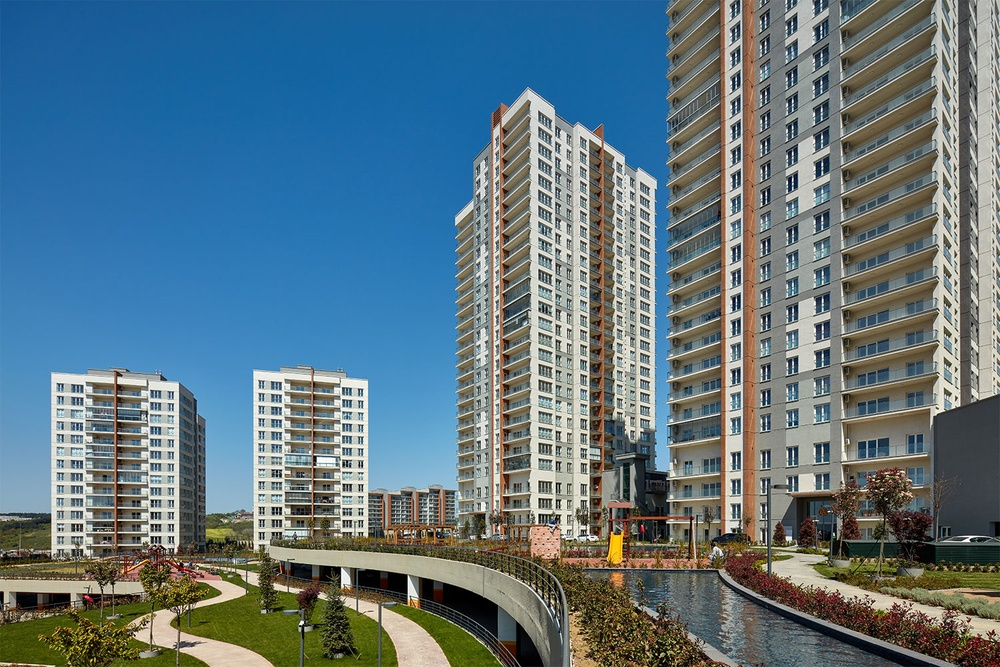
#> input picture Goruntu_Bulaniklastirma/gorseller-6-m.jpg, 1000 x 667 px, shrunk from 1500 x 1000 before the run, found by its file name
$ python bulaniklastirma.py
#> lines starting #> are read from the running program, lines starting #| are printed output that depends on the picture
import cv2
import matplotlib.pyplot as plt
import numpy as np
import warnings

"""
cv2: OpenCV kütüphanesi, görüntü işleme ve bilgisayarla görme (computer vision) için kullanilir.
matplotlib.pyplot: Görüntülerin görselleştirilmesi için kullanilir. imshow fonksiyonu ile görüntüleri gösterir.
numpy: Sayisal hesaplamalar yapmak ve veri yapilari oluşturmak için kullanilir.
warnings: Uyarilari gizler, bu sayede bazi işlemler sirasinda kullaniciya gösterilen uyarilari engeller.
"""

# Uyarıları gizle
warnings.filterwarnings("ignore")

# Resmi oku
img = cv2.imread(r"C:\Users\MUSA\Desktop\OpenCV\Goruntu_Bulaniklastirma\gorseller-6-m.jpg")
#> img is the input picture: shape (667, 1000, 3); mean B, G, R 128.4, 117.3, 93.8

# Eğer resim okunamazsa hata mesajı yazdır
if img is None:
    print("Resim okunamadi, dosya yolunu kontrol edin!")
else:
    # BGR'yi RGB'ye çevir
    img_rgb = cv2.cvtColor(img, cv2.COLOR_BGR2RGB)

    """
    OpenCV, resimleri BGR (Blue, Green, Red) formatinda okur. Ancak, matplotlib görselleştirme için RGB (Red, Green, Blue)
    formatini kullanir. Bu yüzden cv2.cvtColor fonksiyonu ile renk düzeni değiştirilir.
    """

    # Ortalama bulanıklaştırma uygula
    dst2 = cv2.blur(img_rgb, ksize=(3, 3))

    """
    Ortalama Bulaniklaştirma: Bu işlemde, her pikselin değeri çevresindeki piksellerin ortalamasi ile değiştirilir. ksize=(3, 3) parametresi,
    3x3 boyutunda bir pencere kullanildiğini belirtir.
    """

    # Orijinal resim için ilk pencereyi oluştur
    fig1 = plt.figure()
    plt.imshow(img_rgb)
    plt.axis("off")
    plt.title("Orijinal")


    # Bulanıklaştırılmış resim için ikinci pencereyi oluştur
    fig2 = plt.figure()
    plt.imshow(dst2)
    plt.axis("off")
    plt.title("Ortalama Blur")


    # gaussian blur
    gb = cv2.GaussianBlur(img, ksize=(3, 3), sigmaX=7)
    plt.figure()
    plt.imshow(gb)
    plt.axis("off")
    plt.title("Gauss Blur")

    """
    Gaussian Bulaniklaştirma: Bu bulaniklaştirma, piksellerin ağirlikli ortalamasi ile yapilir. Ağirliklar,
    bir Gauss fonksiyonu (bell curve) kullanilarak belirlenir. sigmaX=7 parametresi, Gaussian fonksiyonunun standart sapmasini belirler.
    """


    # medyan blur
    mb = cv2.medianBlur(img, ksize=3)
    plt.figure()
    plt.imshow(mb)
    plt.axis("off")
    plt.title("Medyan Blur")

    """
    Medyan Bulaniklaştirma: Bu işlemde, her pikselin değeri çevresindeki piksellerin medyan değeri ile değiştirilir.
    Medyan, siralanmiş bir dizinin ortasinda yer alan değeri ifade eder.
    """

    def gaussianNoise(image):
        row, col, ch = image.shape
        mean = 0
        var = 0.05
        sigma = var**0.5

        gauss = np.random.normal(mean, sigma, (row, col, ch))
        gauss = gauss.reshape(row, col, ch)
        noisy = image + gauss

        return noisy

    """
    Gaussian Gürültü: Bu fonksiyon, resme normal dağilima sahip Gaussian gürültüsü ekler. np.random.normal fonksiyonu,
    belirtilen mean (ortalama) ve sigma (standart sapma) değerleri ile rastgele gürültü üretir.
    image + gauss: Gürültü, orijinal görüntüye eklenir.

    """

    # içe aktar normalize et
    img = cv2.imread(r"C:\Users\MUSA\Desktop\OpenCV\Goruntu_Bulaniklastirma\gorseller-6-m.jpg")
    img = cv2.cvtColor(img, cv2.COLOR_BGR2RGB) / 255
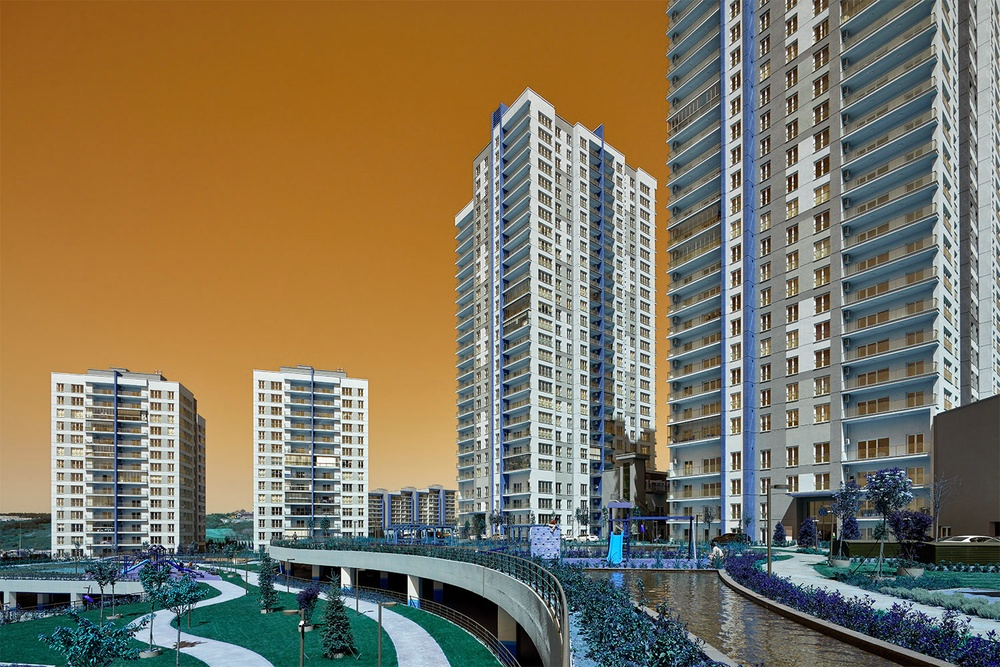
#> img: shape (667, 1000, 3) float64; mean B, G, R 0.368, 0.46, 0.504
    plt.figure()
    plt.imshow(img)
    plt.axis("off")
    plt.title("Orijinal")

    gaussianNoiseimage = gaussianNoise(img)
#> in gaussianNoise, `noisy = image + gauss`:
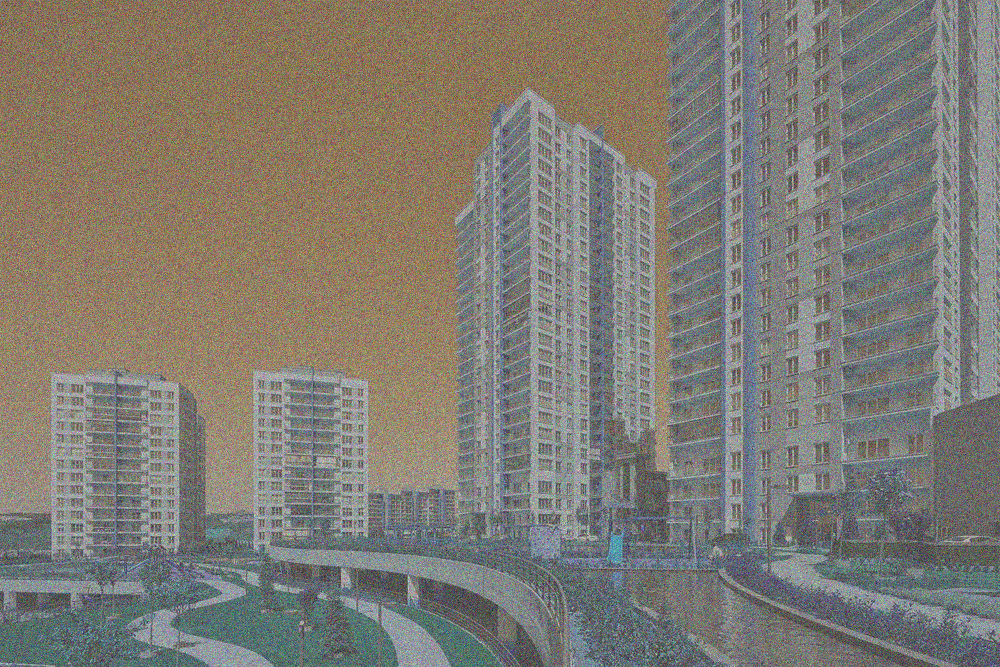
#> noisy: shape (667, 1000, 3) float64; mean B, G, R 0.368, 0.46, 0.504; drawn with min black and max white
    plt.figure()
    plt.imshow(gaussianNoiseimage)
    plt.axis("off")
    plt.title("Gauss Noisy")

    # gauss blur
    gb2 = cv2.GaussianBlur(gaussianNoiseimage, ksize=(3, 3), sigmaX=7)
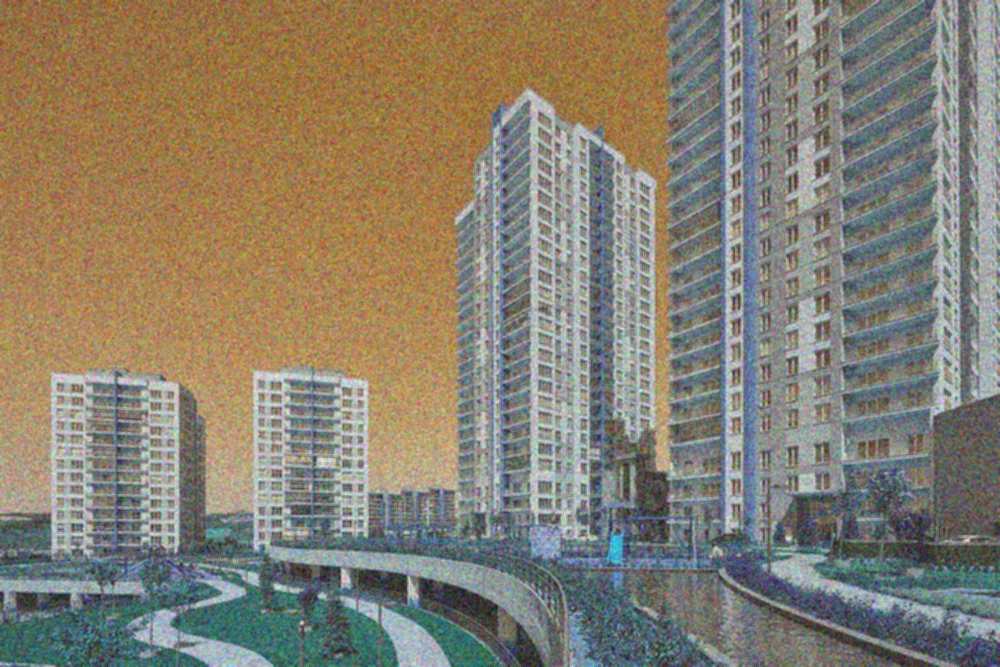
#> gb2: shape (667, 1000, 3) float64; mean B, G, R 0.368, 0.46, 0.504; drawn with min black and max white
    plt.figure()
    plt.imshow(gb2)
    plt.axis("off")
    plt.title("With Gauss Blur")

    """
    matplotlib.pyplot kullanilarak, yapilan her işlemden sonra farkli görüntüler görselleştirilir.
    imshow fonksiyonu ile görüntü eklenir, axis("off") ile eksenler gizlenir ve her görüntü için bir başlik atanir.
    """

    def saltPepperNoise(image):
        row, col, ch = image.shape
        s_vs_p = 0.3
        amount = 0.004

        noisy = np.copy(image)

        # salt beyaz
        num_salt = np.ceil(amount * image.size * s_vs_p)
        coords = [np.random.randint(0, i, int(num_salt)) for i in image.shape]
        noisy[coords[0], coords[1], :] = 1

        # pepper siyah
        num_pepper = np.ceil(amount * image.size * (1 - s_vs_p))
        coords = [np.random.randint(0, i, int(num_pepper)) for i in image.shape]
        noisy[coords[0], coords[1], :] = 0

        return noisy

    """
    Tuz ve Biber (Salt-Pepper) Gürültüsü: Bu tür gürültü, görüntüde bazi pikselleri tamamen siyah (biber) veya
    beyaz (tuz) yapar. s_vs_p parametresi, tuz ve biber oranini kontrol eder.
    np.random.randint ile rastgele koordinatlar seçilir ve bu koordinatlarda piksellerin değeri değiştirilir.
    """

    spImage = saltPepperNoise(img)
    plt.figure()
    plt.imshow(spImage)
    plt.axis("off")
    plt.title("SP Image")

    plt.show()  # Diğer pencereyi de bekle
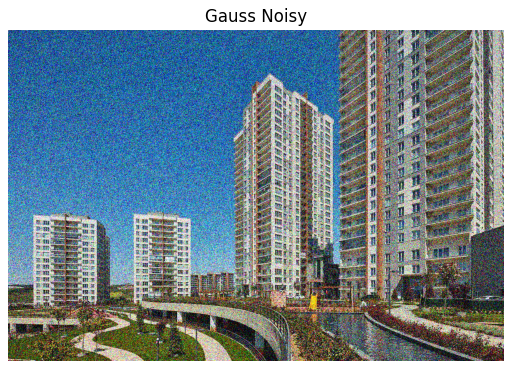
#> figure drawn by matplotlib, 1 panel; B, G, R data is drawn as R, G, B
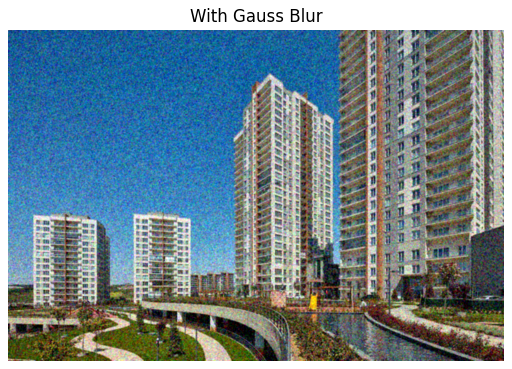
#> figure drawn by matplotlib, 1 panel; B, G, R data is drawn as R, G, B

    """
    plt.show() komutu, tüm görselleştirilmiş görüntülerin gösterilmesini sağlar. Bu komut çağrilana kadar,
    matplotlib'teki figürler gösterilmez.
    """
